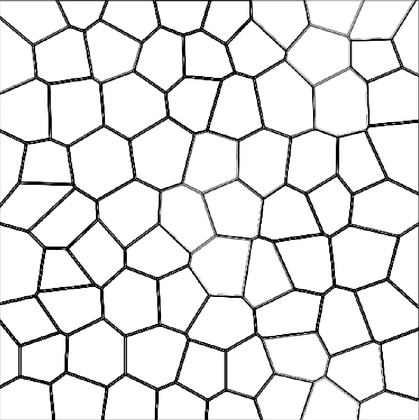
%> input picture Medical Imaging/Project/edges.jpg, 419 x 420 px, shrunk from 882 x 884 before the run
$ octave call_mdmf.m   (GNU Octave 9; MATLAB toolbox functions it lacks are replaced by stand-ins)
%> lines starting %> are read from the running program, lines starting %| are printed output that depends on the picture; in (x1, y1, x2, y2) boxes, pixels count from 0 and x2, y2 are one past the last pixel; in counts of white or black regions, pixels touching at a corner belong together; the program's own positions count from 1
### Medical Imaging/Project/mdmedfilt2.m
function [ image ] = mdmedfilt2( image, N, M )
%mdmedfilt2 Applys a multi-directional median filter with fixed area N^2.

% Set reference points of where the actual image beings in the zeropadded.
left_x = N^2;
right_x = N^2 + size(image,1) - 1;
top_y = N^2;
bottom_y = N^2 + size(image,2) - 1;

% Declare the index where the image will sit in the zeros.
padded_x_index = left_x : right_x;
padded_y_index = top_y : bottom_y;
% Zero-pad the image by zeros.
zeropadded = uint8(zeros(size(image,1)+N^2*2, size(image,2)+N^2*2));
zeropadded(left_x:right_x, top_y:bottom_y) = image;


% Pre-allocate space for the neighborhoods that will be created.
nhood = zeros(N, N);

% Coordinate systems:
% (i, j) - Zeropadded centric coordinate system.
% (x, y) - Corresponding coordinates in the image only.
for i = padded_x_index
    for j = padded_y_index

        % Find the index of the pixel in the original image.
        x = find(padded_x_index == i);
        y = find(padded_y_index == j);

        % Find the desired slope/neighborhood type.
        m = M(x, y);

        % Positive, Fractional Slope
        if sign(m) == 1 && abs(m) <= 1
            shift = 1/abs(m);
            if shift == N
                new_pixel_value = median(zeropadded(i, j - floor(N/2) - N: j + floor(N/2) + N));
            else
                for k = 1:N
                    row = i + floor(N/2) - (k-1);
                    column = j - floor(N/2)*(shift+1) + (k-1)*shift;
                    nhood(k,:) = zeropadded(row, column: column + N-1);
                end
                new_pixel_value = median(reshape(nhood, [1 N*N]));
            end
        % Negative, Fractional Slope
        elseif sign(m) == -1 && abs(m) <= 1
            shift = 1/abs(m);
            if shift == N
                new_pixel_value = median(zeropadded(i, j - floor(N/2) - N: j + floor(N/2) + N));
            else
                for k = 1:N
                    row = i + floor(N/2) - (k-1);
                    column = j + floor(N/2)*(shift+1) + (k-1)*shift;
                    column - N + 1: column;
                    nhood(k,:) = zeropadded(row, column - N + 1: column);
                end
                new_pixel_value = median(reshape(nhood, [1 N*N]));

            end
        % Positive, Integer Slope
        elseif sign(m) == 1 && abs(m) >= 1
            shift = abs(m);
            if shift == N
                new_pixel_value = median(zeropadded(i - floor(N/2) - N: i + floor(N/2) + N, j));
            else
                for k = 1:N
                    column = j + floor(N/2) - (k-1);
                    row = i - floor(N/2)*(shift+1) + (k-1)*shift;
                    nhood(k,:) = zeropadded(row: row + N-1, column);
                end
                new_pixel_value = median(reshape(nhood, [1 N*N]));
            end
        % Negative, Integer Slope
        elseif sign(m) == -1 && abs(m) >= 1
            shift = abs(m);
            if shift == N
                new_pixel_value = median(zeropadded(i - floor(N/2) - N: i + floor(N/2) + N, j));
            else
                for k = 1:N
                    column = j + floor(N/2) - (k-1);
                    row = i + floor(N/2)*(shift+1) - (k-1)*shift;
                    nhood(k,:) = zeropadded(row - N +1 : row, column);
                end
                new_pixel_value = median(reshape(nhood, [1 N*N]));
            end

        else
            %disp('Not a valid slope');
            %disp(m);
            nhood = zeropadded(i - floor(N/2) : i - floor(N/2) + N - 1, j-floor(N/2): j-floor(N/2) + N - 1);
            new_pixel_value = median(reshape(nhood, [1 N*N]));
        end

        image(x,y) = new_pixel_value;

    end
end


end

### Medical Imaging/Project/call_mdmf.m
%% Call mdmedfilt2
clear all;


image = imread('edges.jpg');
%> image is the input picture: size 420x419x3 uint8; min 0, max 255, mean 229.7
%image = rgb2gray(image);
image = double(im2bw(image, 0.5));
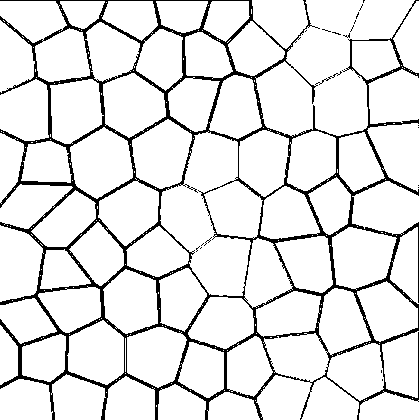
%> image: size 420x419 double; values 0 (black) and 1 (white), 89.9% white; 20 black regions (19 under 20 px), largest, box (x1, y1, x2, y2) and area: (0, 0, 419, 420) 17760
image = imnoise(image,'salt & pepper', 0.05);
%> image: size 420x419 double; values 0 (black) and 1 (white), 87.9% white; black in thin lines or dots

orig = image;
N = 6;
% Slopes for edges.jpg
[Fx, Fy] = gradient(double(image));
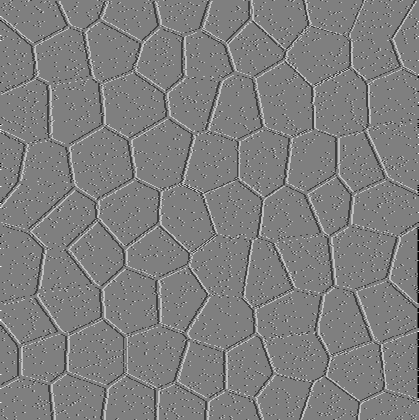
%> Fx: size 420x419 double; min -1, max 1, mean -0.00124; drawn with min black and max white
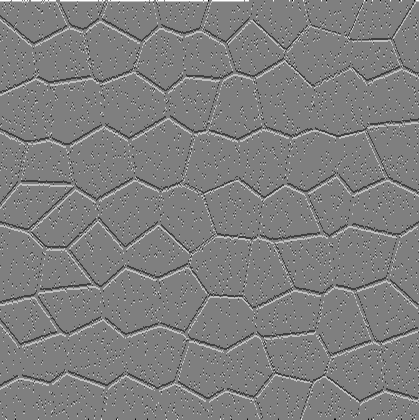
%> Fy: size 420x419 double; min -1, max 1, mean 0.00192; drawn with min black and max white
K = (sign(Fy).*sign(Fx).*(2*(abs(Fy) > abs(Fx)))) + sign(Fy).*sign(Fx).*((1/2)*(abs(Fx) > abs(Fy)));
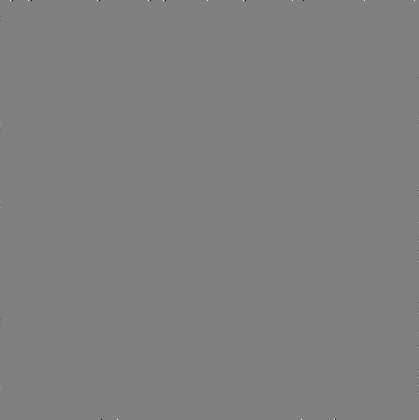
%> K: size 420x419 double; min -2, max 2, mean 3.98e-05; drawn with min black and max white

% Slopes for erfyEdge.jpg
%K = 6*ones(size(image));
tic
y_correct = mdmedfilt2(orig, N, K);     % Right edge type.
%> in mdmedfilt2, `zeropadded(left_x:right_x, top_y:bottom_y) = image;`:
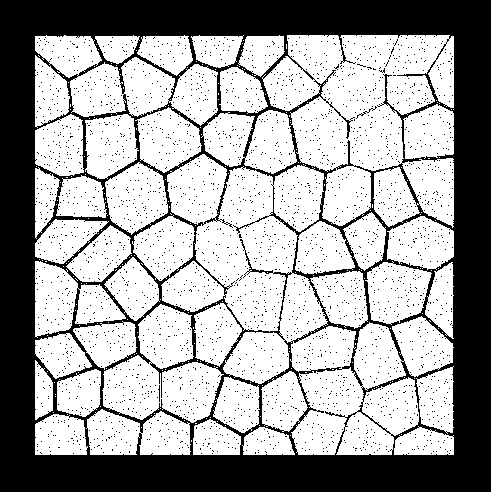
%> zeropadded: size 492x491 uint8; values 0 (black) and 1 (white), 64% white; 3183 black regions (3181 under 20 px), largest, box (x1, y1, x2, y2) and area: (0, 0, 491, 492) 83306, (356, 106, 377, 119) 33
%> after the loop in mdmedfilt2, `for i = padded_x_index`:
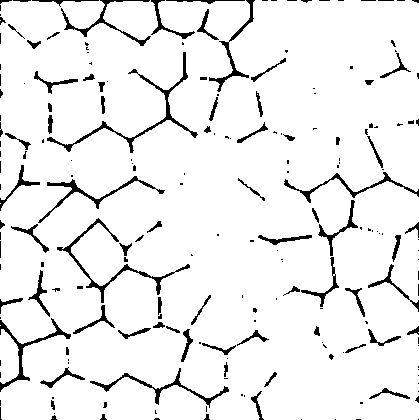
%> image: size 420x419 double; values 0 (black) and 1 (white), 93.3% white; 207 black regions (130 under 20 px), largest, box (x1, y1, x2, y2) and area: (47, 52, 198, 153) 918, (57, 218, 190, 303) 789, (90, 368, 229, 408) 584
%> after the loop in mdmedfilt2, `for i = padded_x_index`: column = 369; new_pixel_value = 0; nhood = [1 1 1 1 0 0; 1 1 1 1 0 0; 1 1 1 1 0 0; 1 1 1 1 0 0; 0 0 0 0 0 0; 0 0 0 0 0 0]; row = 454; shift = 2
%y_wrong = mdmedfilt2(orig, N, K./36);   % Wrong edge type.
y_standard = medfilt2(orig, [N, N]);    % Standard filter.
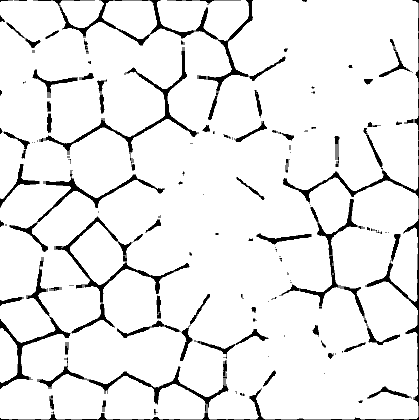
%> y_standard: size 420x419 double; min 0, max 1, mean 0.923

% Plotting
figure(1);
subplot(2,2,1); imshow(orig);
title('Original + Noise')
%axis([485 540 500 550])
subplot(2,2,3); imshow(y_correct);
title('Multidirectional Median Filter - Good Slope Choice')
%axis([485 540 500 550])
subplot(2,2,2); imshow(y_standard);
title('Median Filter');
% [18 lines of commented-out code are left out]
